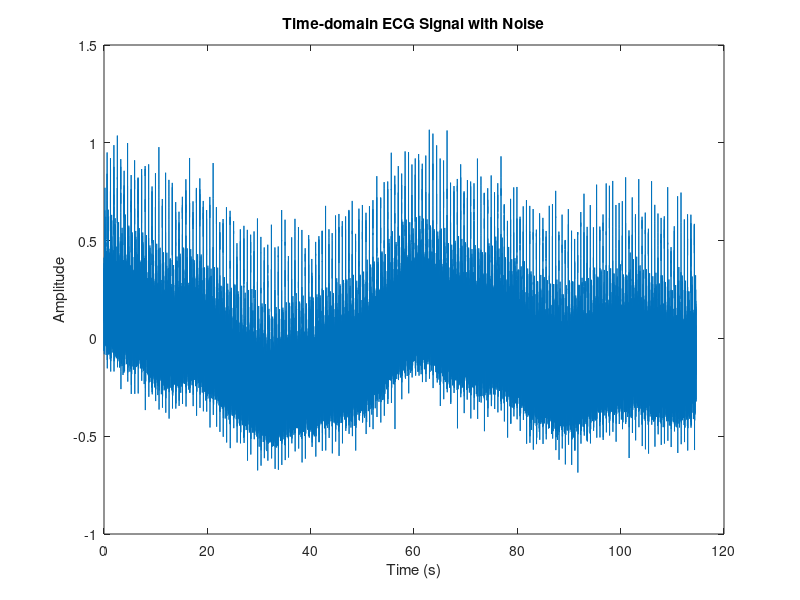
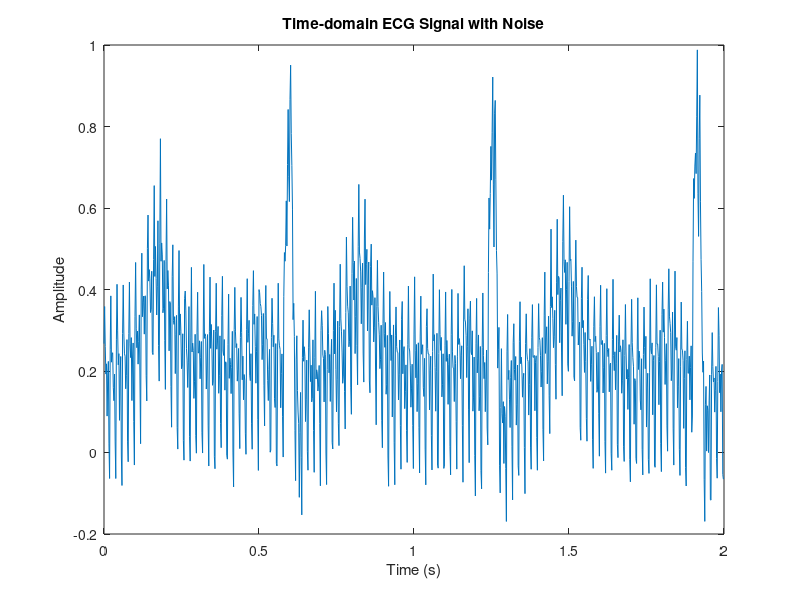
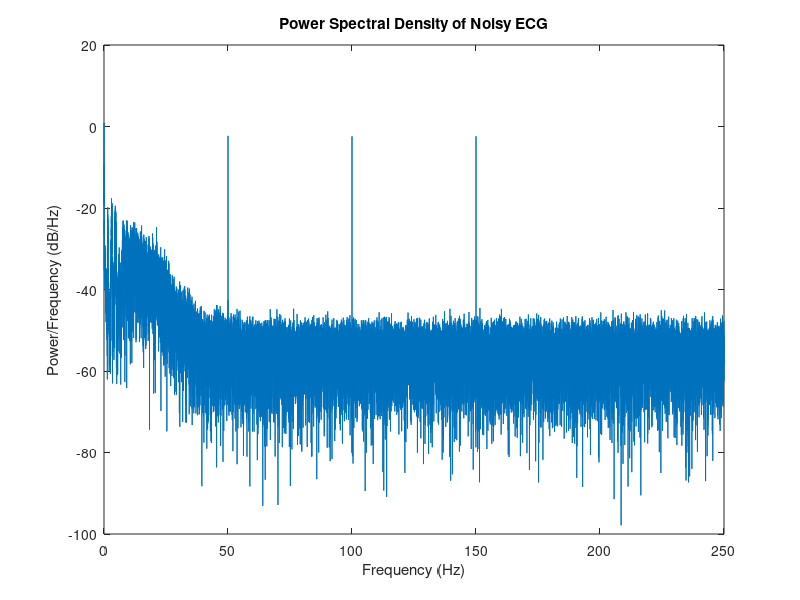
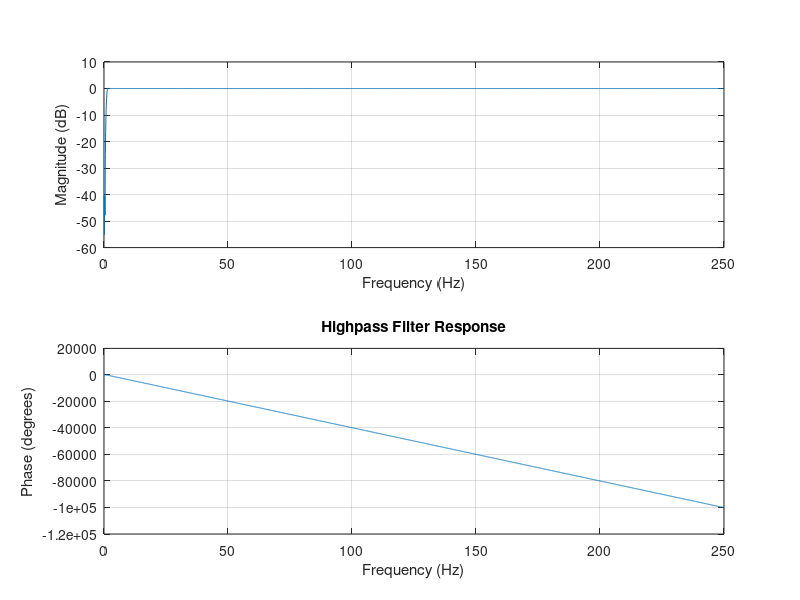

The MATLAB source for these figures, in order: (Note: this script raises an error after producing the figures.)
% Designing FIR filters using windows

% 3.1. Characteristics of window functions (use the fdatool)

% Clear the workspace and the command window
clear all;
clc;




%%%%%%%%%%%%%%%%%%%%%%%%%%%%%%%%%%%%%%%%%%%%%%%%%%%%%%%%%%%%%%%%%%%%%%%%%%


% 3.2. FIR Filter design and application using the Kaiser window

% i) Plot the time domain signal and the power spectral density (PSD) estimate 
%    (or in other words frequency spectrum) of the above signal

load("ECG_with_noise.mat")
fs = 500;

% Plot the time-domain signal
t = (0:length(nECG)-1)/fs;  

figure(1);
plot(t, nECG);
title('Time-domain ECG Signal with Noise');
xlabel('Time (s)');
ylabel('Amplitude');

figure(2);
plot(t(1:1000), nECG(1:1000));
title('Time-domain ECG Signal with Noise');
xlabel('Time (s)');
ylabel('Amplitude');

% Compute and plot the PSD
window = rectwin(length(nECG)); % to avoid spectral leakage
nfft = length(nECG);
[PSD_n, f_n] = periodogram(nECG, window , nfft, fs);

figure(3)
plot(f_n, 10*log10(PSD_n));
title('Power Spectral Density of Noisy ECG');
xlabel('Frequency (Hz)');
ylabel('Power/Frequency (dB/Hz)');

% iii) Calculate the relevant beta and M values for the highpass and lowpass filters.

% Passband and stopband ripple 
delta = 0.01; 

% For highpass filter
f_p_high = 1.5;
f_s_high = 0.5;

% For lowpass filter
f_p_low = 65; 
f_s_low = 95; 

% Calculate the required filter order and beta for Kaiser window
[M_high, WM_high, beta_high, filtype_high] = kaiserord([f_s_high f_p_high], [0 1], [delta delta], fs);
[M_low, Wn_low, beta_low, filtype_low] = kaiserord([f_p_low f_s_low], [1 0], [delta delta], fs);
fprintf('For High pass filter M = %d, Beta = %d ',M_high, beta_high)
fprintf('For Low pass filter M = %d and Beta = %d ',M_low, beta_low)

% Create the filters using fir1 with Kaiser window
b_high = fir1(M_high, WM_high, filtype_high, kaiser(M_high+1, beta_high)); % numerator coeff. (High Pass)
b_low = fir1(M_low, Wn_low, filtype_low, kaiser(M_low+1, beta_low)); % numerator coeff. (Low Pass)
a_high = 1; % denominator coeff. (High Pass)
a_low = 1;% denominator coeff. (Low Pas)

% Visualize the highpass filter
figure(4);
freqz(b_high, a_high, 1024, fs);
title('Highpass Filter Response');


% Visualize the lowpass filter
figure(5);
freqz(b_low, a_low, 1024, fs);
title('Lowpass Filter Response');


% Apply the highpass filter
filtered_ecg_high = filter(b_high, a_high, nECG);

%--------------------------------------------------------------------------
% Not Required

figure(6);
plot(t, filtered_ecg_high);
title('ECG after Highpass Filter Before Compensating the Group Delay');
xlabel('Time (s)');
ylabel('Amplitude');

% Observe the effect of group delay 
figure(7);
plot(t(1:2500), nECG(1:2500), t(1:2500), filtered_ecg_high(1:2500));
legend('Noisy ECG', 'Filtered ECG');
title('ECG after Highpass Filter(Observe the group delay at the begining)');
xlabel('Time (s)');
ylabel('Amplitude');

figure(8);
plot(t(length(nECG)-2500:length(nECG)), nECG(length(nECG)-2500:length(nECG)),...
     t(length(nECG)-2500:length(nECG)), filtered_ecg_high(length(nECG)-2500:length(nECG)));
legend('Noisy ECG', 'Filtered ECG');
title('ECG after Highpass Filter(Observe the group delay at the end)');
xlabel('Time (s)');
ylabel('Amplitude');

%--------------------------------------------------------------------------

% compensate the group delay
filtered_ecg_high = circshift(filtered_ecg_high, -1*ceil(M_high/2));

figure(9);
plot(t, filtered_ecg_high);
title('ECG after Highpass Filter');
xlabel('Time (s)');
ylabel('Amplitude');

figure(10);
plot(t(1:1500), nECG(1:1500), t(1:1500), filtered_ecg_high(1:1500));
legend('Noisy ECG', 'Filtered ECG');
title('ECG after Highpass Filter');
xlabel('Time (s)');
ylabel('Amplitude');


%--------------------------------------------------------------------------
% Not Required

figure(11);
plot(t(1:1000), nECG(1:1000), t(1:1000), filtered_ecg_high(1:1000));
legend('Noisy ECG', 'Filtered ECG');
title('ECG after Highpass Filter(Observe the group delay at the begining-after Compensating)');
xlabel('Time (s)');
ylabel('Amplitude');

figure(12);
plot(t(length(nECG)-1000:length(nECG)), nECG(length(nECG)-1000:length(nECG)),...
     t(length(nECG)-1000:length(nECG)), filtered_ecg_high(length(nECG)-1000:length(nECG)));
legend('Noisy ECG', 'Filtered ECG');
title('ECG after Highpass Filter(Observe the group delay at the end - after Compensating)');
xlabel('Time (s)');
ylabel('Amplitude');

% -------------------------------------------------------------------------

% Apply the lowpass filter
filtered_ecg_low = filter(b_low, a_low, nECG);
filtered_ecg_low = circshift(filtered_ecg_low, -1*ceil((M_low/2)));

% Plot the filtered signal

figure(13)
plot(t, filtered_ecg_low);
title('ECG after Lowpass Filter');
xlabel('Time (s)');
ylabel('Amplitude');

figure(14);
plot(t(1:1500), nECG(1:1500), t(1:1500), filtered_ecg_low(1:1500));
legend('Noisy ECG', 'Filtered ECG');
title('ECG after Lowpass FIlter');
xlabel('Time (s)');
ylabel('Amplitude');


% Design Comb Filter

% Cutoff Frequencies
f1 = 50;
f2 = 100;
f3 = 150;

% Specify zeros in the complex z-plane
zeros_locations = [exp(1i*(2*pi*f1/fs)), exp(-1i*(2*pi*f1/fs)), ...
    exp(1i*(2*pi*f2/fs)), exp(-1i*(2*pi*f2/fs)), ...
    exp(1i*(2*pi*f3/fs)), exp(-1i*(2*pi*f3/fs))];  

% Compute FIR Filter Coefficients
% Convert to (b_0 + b_1*z^-1 +  b_2*z^-2 ...) format
b_comb = poly(zeros_locations);

% Set the gain equals to 1 at oHz.
b_comb = b_comb/sum(b_comb);
a_comb = 1;

figure(15);
freqz(b_comb, a_comb, 2048, fs); % Frequency response of the filter
title('Frequency Response of FIR Filter from Specified Zeros');
fvtool(b_comb, a_comb);

% Apply All thrree filters
% Apply High Pass Filter
filtered_ecg_high = filter(b_high, a_high, nECG);
% Compensate Group Delay
filtered_ecg_high = circshift(filtered_ecg_high, -1*ceil(M_high/2));
% Apply Low Pass Filter
filtered_ecg_high_low = filter(b_low, a_low, filtered_ecg_high); 
% Compensate Group Delay
filtered_ecg_high_low = circshift(filtered_ecg_high_low, -1*ceil(M_low/2));
% Apply the comb Filter
fir_filtered_ecg = filter(b_comb, a_comb, filtered_ecg_high_low);
%Compensate Group Delay
fir_filtered_ecg = circshift(fir_filtered_ecg, -1*(6/2));
save('FIR_filtered_ECG.mat', 'fir_filtered_ecg');

figure(15)
plot(t, fir_filtered_ecg);
title('ECG After Applying All 3 Filters');
xlabel('Time (s)');
ylabel('Amplitude');

figure(16);
plot(t(1:2000), nECG(1:2000), t(1:2000), fir_filtered_ecg(1:2000));
legend('Noisy ECG', 'Filtered ECG');
title('ECG After Applying All 3 Filters');
xlabel('Time (s)');
ylabel('Amplitude');

figure()
[H_high, w] = freqz(b_high, a_high, 1024, fs); % Frequency response of filter 1
[H_low, ~] = freqz(b_low, a_low, 1024, fs); % Frequency response of filter 2
[H_comb, ~] = freqz(b_comb, a_comb, 1024, fs); % Frequency response of filter 3

% Combine the Frequency Responses
H_combined = H_high .* H_low .* H_comb; 
magnitude_combined = 20*log10(abs(H_combined)); 

figure(17);
plot(w, magnitude_combined);
title('Magnitude Response of Combined Filters');
xlabel('Frequency (Hz)');
ylabel('Magnitude');

window = rectwin(length(fir_filtered_ecg)); % to avoid spectral leakage
nfft = length(fir_filtered_ecg);
[PSD_f, f_f] = periodogram(fir_filtered_ecg, window , nfft, fs);

figure(18)
plot(f_n, 10*log10(PSD_n), f_f, 10*log10(PSD_f));
title('Power Spectral Density of Noisy ECG');
xlabel('Frequency (Hz)');
ylabel('Power/Frequency (dB/Hz)');


